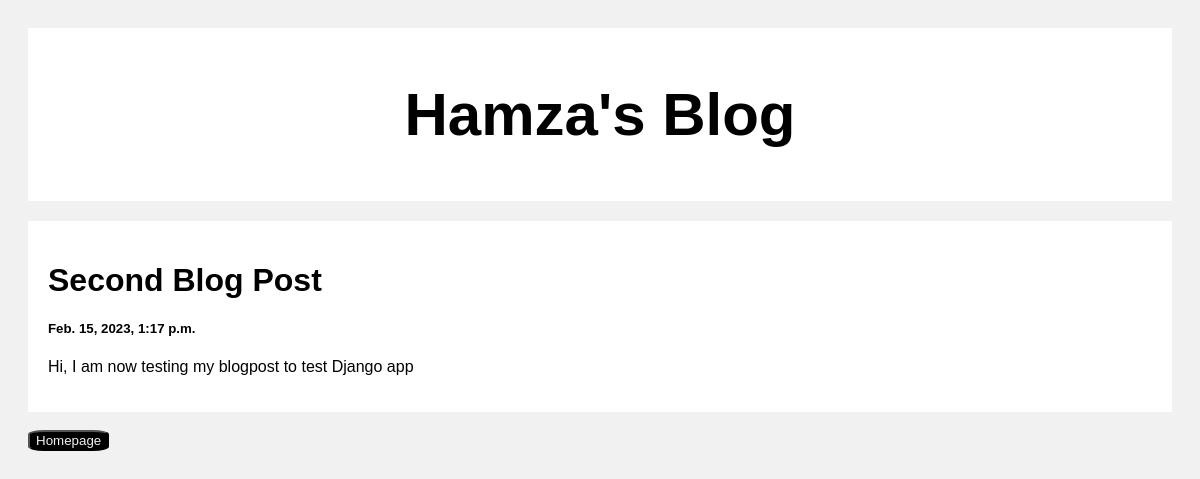
Screenshot of /post/2 with the database file from the repository.
### posts/models.py (models this page shows)
class Post(models.Model):
    title = models.CharField(max_length=100)
    body = models.CharField(max_length=100000)
    created_at = models.DateTimeField(default=datetime.datetime.now, blank=True)

### posts/views.py (the view)
# urls.py: path('post/<str:pk>', views.post, name='post')
def post(request, pk):
    post = Post.objects.get(id=pk)
    return render(request, 'post.html', {'post': post})

### templates/post.html (shortened to what this page needs)
<!DOCTYPE html>
<html>
<head>
</head>
<body>
<div class="header">
  <h2>Hamza's Blog</h2>
</div>
<div class="row">
  <div class="leftcolumn">
    <div class="card">
        <h1>{{post.title}}</h1>
        <h5>{{post.created_at}}</h5>
        <p>{{post.body}}</p>
    </div>
  </div>
</div>
<br>
<button type="button"><a style="text-decoration: none; color: #f1f1f1;" href="/">Homepage</a></button>
</body>
</html>

### templates/post.html (style rules this page uses)
* { box-sizing: border-box; }
body { font-family: Arial; padding: 20px; background: #f1f1f1; }
.header { padding: 2px; font-size: 40px; text-align: center; background: white; }
.leftcolumn { float: left; width: 100%; }
.card { background-color: white; padding: 20px; margin-top: 20px; }
.row:after { content: ""; display: table; clear: both; }
button { background-color: black; border-radius: 20%; }

### rows the page displays
Post: title "Second Blog Post", created_at "Feb. 15, 2023, 1:17 p.m.", body "Hi, I am now testing my blogpost to test Django app"
